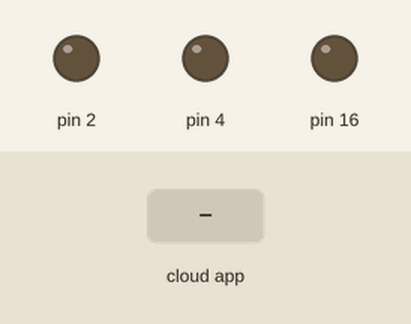
Recording of a sketch running on a simulated Arduino Uno, built with avr-gcc and run on an emulated ATmega328P. On the bench: output pins drawn as LEDs (lit = HIGH). Inputs (shaded band) come from the test bench. The ROS host is connected and sends only what is stated; pins used as bus, display or sensor lines are not drawn.

Above: at 1.2 s.
1.3 s: the phone or cloud app sets linear.x to -100
At 1.8 s:
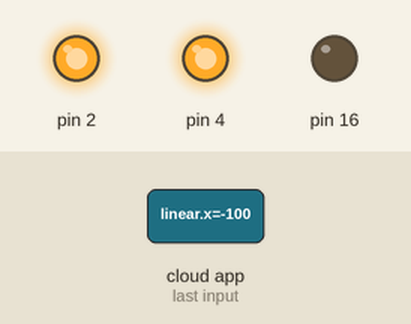
2.8 s: the phone or cloud app sets linear.x to 100
At 4.0 s:
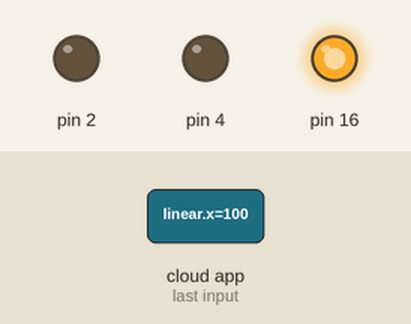
4.3 s: the phone or cloud app sets linear.x to 0
At 5.4 s:
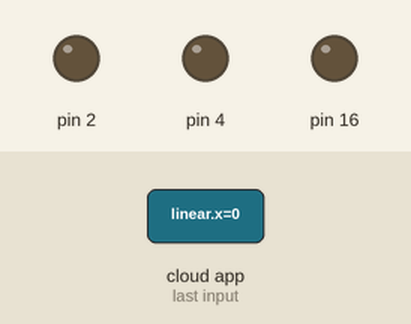
Timing chart, 0 to 7.3 s (numbered marks = the images above; inputs shaded):
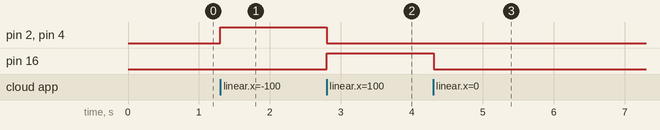

Measured:
- after the input at 1.3 s, pin 2, pin 4: LOW → HIGH at once
- after the input at 2.8 s, pin 2, pin 4: HIGH → LOW at once; pin 16: LOW → HIGH at once
- after the input at 4.3 s, pin 16: HIGH → LOW at once

The sketch:

final_code-esp.ino
```cpp
//AGV Machine - Vinay Lanka

//Import Motor - Cytron SPG30E-30K
#include "Motor.h"
#include "PID_v1.h"
#include <ros.h>
#include <geometry_msgs/Twist.h>

#include <geometry_msgs/Vector3Stamped.h>
#include <ros/time.h>


ros::NodeHandle  nh;

#define LOOPTIME 10

Motor left(16,4,36,39);
Motor right(0,2,34,35);

volatile long encoder0Pos = 0;    // encoder 1
volatile long encoder1Pos = 0;    // encoder 2

double left_kp = 0.0 , left_ki = 0.0 , left_kd = 0.0;
double right_kp = 0.0 , right_ki = 0.0 , right_kd = 0.0;

double right_input = 0, right_output = 0, right_setpoint = 0;
PID rightPID(&right_input, &right_output, &right_setpoint, right_kp, right_ki, right_kd, DIRECT);

double left_input = 0, left_output = 0, left_setpoint = 0;
PID leftPID(&left_input, &left_output, &left_setpoint, left_kp, left_ki, left_kd, DIRECT);

float demandx=0;
float demandz=0;

double demand_speed_left;
double demand_speed_right;

unsigned long currentMillis;
unsigned long prevMillis;

float encoder0Diff;
float encoder1Diff;

float encoder0Error;
float encoder1Error;

float encoder0Prev;
float encoder1Prev;

void cmd_vel_cb( const geometry_msgs::Twist& twist){
  demandx = twist.linear.x;
  demandz = twist.angular.z;
}

ros::Subscriber<geometry_msgs::Twist> sub("cmd_vel", cmd_vel_cb );
geometry_msgs::Vector3Stamped speed_msg;                                //create a "speed_msg" ROS message
ros::Publisher speed_pub("speed", &speed_msg);                          //create a publisher to ROS topic "speed" using the "speed_msg" type

double speed_act_left = 0;                    //Actual speed for left wheel in m/s
double speed_act_right = 0;                    //Command speed for left wheel in m/s

void setup() {

  Serial.begin(921600);
  nh.getHardware()->setBaud(921600);
  nh.initNode();
  nh.subscribe(sub);
  nh.advertise(speed_pub);                  //prepare to publish speed in ROS topic
//  Serial.begin(115200);

  rightPID.SetMode(AUTOMATIC);
  rightPID.SetSampleTime(1);
  rightPID.SetOutputLimits(-100, 100);

  leftPID.SetMode(AUTOMATIC);
  leftPID.SetSampleTime(1);
  leftPID.SetOutputLimits(-100, 100);

//  Serial.println("Basic Encoder Test:");
  attachInterrupt(digitalPinToInterrupt(left.en_a), change_left_a, CHANGE);
  attachInterrupt(digitalPinToInterrupt(left.en_b), change_left_b, CHANGE);
  attachInterrupt(digitalPinToInterrupt(right.en_a), change_right_a, CHANGE);
  attachInterrupt(digitalPinToInterrupt(right.en_b), change_right_b, CHANGE);
}

void loop() {
  //Atras
    if(demandx<-0.1){
      //rightPID.SetTunings(3.5,0.08,0.0005);
      //leftPID.SetTunings(4.2,0.1,0.0005);
      rightPID.SetTunings(4.5,0.0,0.0);
      leftPID.SetTunings(4.0,0.0,0.0);
      }
    //Adelante
     if(demandx>0.1){
      //rightPID.SetTunings(3.0,0.1,0.005);
      //leftPID.SetTunings(4.0,0.08,0.0004);
      rightPID.SetTunings(3.0,0.0,0.0);
      leftPID.SetTunings(4.1,0.0,0.0);
      }
     if(demandx==0.0 && demandz==0.0){
      rightPID.SetTunings(0.0,0.0,0.0);
      leftPID.SetTunings(0.0,0.0,0.0);
      }
     if(demandz>0.1){
      rightPID.SetTunings(3.0,0.0,0.0);
      leftPID.SetTunings(3.0,0.0,0.0);
      }
      if(demandz<-0.1){
      rightPID.SetTunings(3.0,0.0,0.0);
      leftPID.SetTunings(3.0,0.0,0.0);
      }
  currentMillis = millis();
  if (currentMillis - prevMillis >= LOOPTIME){
    prevMillis = currentMillis;


    demand_speed_left = demandx - (demandz*0.12);
    demand_speed_right = demandx + (demandz*0.12);

    /*PID controller for speed control
      Base speed being 1 ms and the demand_speed variables controlling it at fractions of the base.
      The PID controller keeps trying to match the difference
      in encoder counts to match with the required amount, hence controlling the speed. */
    encoder0Diff = encoder0Pos - encoder0Prev; // Get difference between ticks to compute speed
    encoder1Diff = encoder1Pos - encoder1Prev;

    speed_act_left = encoder0Diff/39.65;
    speed_act_right = encoder1Diff/39.65;

    encoder0Error = (demand_speed_left*39.65)-encoder0Diff; // 3965 ticks in 1m = 39.65 ticks in 10ms, due to the 10 millis loop
    encoder1Error = (demand_speed_right*39.65)-encoder1Diff;

    encoder0Prev = encoder0Pos; // Saving values
    encoder1Prev = encoder1Pos;

    left_setpoint = demand_speed_left*39.65;  //Setting required speed as a mul/frac of 1 m/s
    right_setpoint = demand_speed_right*39.65;

    left_input = encoder0Diff;  //Input to PID controller is the current difference
    right_input = encoder1Diff;

    leftPID.Compute();
    left.rotate(left_output);
    rightPID.Compute();
    right.rotate(right_output);

  }
  publishSpeed(LOOPTIME);
  nh.spinOnce();
}


//Publish function for odometry, uses a vector type message to send the data (message type is not meant for that but that's easier than creating a specific message type)
void publishSpeed(double time) {
  speed_msg.header.stamp = nh.now();      //timestamp for odometry data
  speed_msg.vector.x = speed_act_left;    //left wheel speed (in m/s)
  speed_msg.vector.y = speed_act_right;   //right wheel speed (in m/s)
  speed_msg.vector.z = time/1000;         //looptime, should be the same as specified in LOOPTIME (in s)
  speed_pub.publish(&speed_msg);
//  nh.loginfo("Publishing odometry");
}


// ************** encoders interrupts **************

// ************** encoder 1 *********************


void change_left_a(){

  // look for a low-to-high on channel A
  if (digitalRead(left.en_a) == HIGH) {
    // check channel B to see which way encoder is turning
    if (digitalRead(left.en_b) == LOW) {
      encoder0Pos = encoder0Pos + 1;         // CW
    }
    else {
      encoder0Pos = encoder0Pos - 1;         // CCW
    }
  }
  else   // must be a high-to-low edge on channel A
  {
    // check channel B to see which way encoder is turning
    if (digitalRead(left.en_b) == HIGH) {
      encoder0Pos = encoder0Pos + 1;          // CW
    }
    else {
      encoder0Pos = encoder0Pos - 1;          // CCW
    }
  }

}

void change_left_b(){

  // look for a low-to-high on channel B
  if (digitalRead(left.en_b) == HIGH) {
   // check channel A to see which way encoder is turning
    if (digitalRead(left.en_a) == HIGH) {
      encoder0Pos = encoder0Pos + 1;         // CW
    }
    else {
      encoder0Pos = encoder0Pos - 1;         // CCW
    }
  }
  // Look for a high-to-low on channel B
  else {
    // check channel B to see which way encoder is turning
    if (digitalRead(left.en_a) == LOW) {
      encoder0Pos = encoder0Pos + 1;          // CW
    }
    else {
      encoder0Pos = encoder0Pos - 1;          // CCW
    }
  }


}

// ************** encoder 2 *********************

void change_right_a(){

  // look for a low-to-high on channel A
  if (digitalRead(right.en_a) == HIGH) {
    // check channel B to see which way encoder is turning
    if (digitalRead(right.en_b) == LOW) {
      encoder1Pos = encoder1Pos - 1;         // CW
    }
    else {
      encoder1Pos = encoder1Pos + 1;         // CCW
    }
  }
  else   // must be a high-to-low edge on channel A
  {
    // check channel B to see which way encoder is turning
    if (digitalRead(right.en_b) == HIGH) {
      encoder1Pos = encoder1Pos - 1;          // CW
    }
    else {
      encoder1Pos = encoder1Pos + 1;          // CCW
    }
  }

}

void change_right_b(){

  // look for a low-to-high on channel B
  if (digitalRead(right.en_b) == HIGH) {
   // check channel A to see which way encoder is turning
    if (digitalRead(right.en_a) == HIGH) {
      encoder1Pos = encoder1Pos - 1;         // CW
    }
    else {
      encoder1Pos = encoder1Pos + 1;         // CCW
    }
  }
  // Look for a high-to-low on channel B
  else {
    // check channel B to see which way encoder is turning
    if (digitalRead(right.en_a) == LOW) {
      encoder1Pos = encoder1Pos - 1;          // CW
    }
    else {
      encoder1Pos = encoder1Pos + 1;          // CCW
    }
  }


}
```

Motor.cpp
```cpp
#include "Arduino.h"
#include "Motor.h"


Motor::Motor(int plus, int minus, int en_a, int en_b) {
  pinMode(plus,OUTPUT);
  pinMode(minus,OUTPUT);
  pinMode(en_a,INPUT_PULLUP);
  pinMode(en_b,INPUT_PULLUP);
  Motor::plus = plus;
  Motor::minus = minus;
  Motor::en_a = en_a;
  Motor::en_b = en_b;
}

void Motor::rotate(int value) {
  if(value>=0){
    //Max Voltage with 16V battery with 12V required
    //(12/16)*255 ~=190//(7/12)*255=149
//    Serial.println("called");
//    Serial.println(plus);
    int out = map(value, 0, 100, 0, 170);
    analogWrite(plus,out);
    analogWrite(minus,0);
  }else{
    //Max Voltage with 16V battery with 12V required
    //(12/16)*255 ~=190
    int out = map(value, 0, -100, 0, 170);
    analogWrite(plus,0);
    analogWrite(minus,out);
  }
}
```

Motor.h
```cpp
/*
  Motor.h - Library for working with the Cytron SPG30E-30K.
  Created by Vinay Lanka, January 27, 2021.
*/
#ifndef Motor_h
#define Motor_h

#include "Arduino.h"

class Motor {
  public:
    //Constructor - Plus and Minus are the Motor output / en_a and en_b are the encoder inputs
    Motor(int plus, int minus, int en_a, int en_b);
    //Spin the motor with a percentage value
    void rotate(int value);
    //Motor Outputs - plus is one direction and minus is the other
    int plus;
    int minus;
    //Encoder Inputs
    int en_a;
    int en_b;
};

#endif
```
